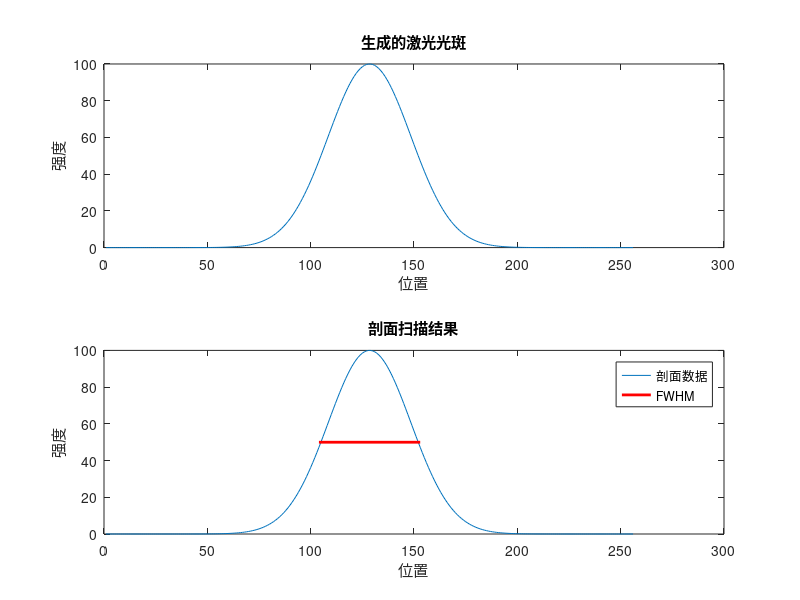

Source code (MATLAB):
% 生成激光光斑
beam_size = 256; % 光斑尺寸
beam_std = 20; % 光斑标准差
beam_intensity = 100; % 光斑强度
laser_beam = beam_intensity * exp(-((1:beam_size) - (beam_size + 1) / 2).^2 / (2 * beam_std^2));

% 剖面扫描方向和位置
scan_direction = 'horizontal'; % 可选值：'horizontal'、'vertical'、'diagonal'
scan_position = ceil(beam_size / 2); % 扫描线位置，修正为从1开始
if scan_position > size(laser_beam, 1)
    scan_position = size(laser_beam, 1);
end


% 断言：确保 scan_position 的值在合理范围内
assert(scan_position >= 1 && scan_position <= size(laser_beam, 1), 'scan_position 超出合理范围');

% 根据剖面扫描方向获取剖面数据
switch scan_direction
    case 'horizontal'
        profile = laser_beam(scan_position, :); % 修正索引
    case 'vertical'
        profile = laser_beam(:, scan_position);
    case 'diagonal'
        profile = diag(laser_beam);
    otherwise
        error('无效的剖面扫描方向');
end

% 计算剖面数据的峰值、FWHM和光斑质量参数
[max_value, max_index] = max(profile);
half_max_value = max_value / 2;
left_index = find(profile(1:max_index) <= half_max_value, 1, 'last');
right_index = max_index + find(profile(max_index:end) <= half_max_value, 1, 'first') - 1;
fwhm = right_index - left_index + 1;
m2 = sum(((1:numel(profile)) - max_index).^2 .* profile') / max_value;
normalized_m2 = m2 / fwhm^2;

% 显示生成的激光光斑和剖面扫描结果
figure;
subplot(2, 1, 1);
plot(laser_beam);
xlabel('位置');
ylabel('强度');
title('生成的激光光斑');
subplot(2, 1, 2);
plot(profile);
hold on;
plot([left_index, right_index], [half_max_value, half_max_value], 'r', 'LineWidth', 2);
xlabel('位置');
ylabel('强度');
title('剖面扫描结果');
legend('剖面数据', 'FWHM');
fprintf('峰值：%.2f\nFWHM：%.2f\n光斑质量参数：%.2f\n', max_value, fwhm, normalized_m2);
